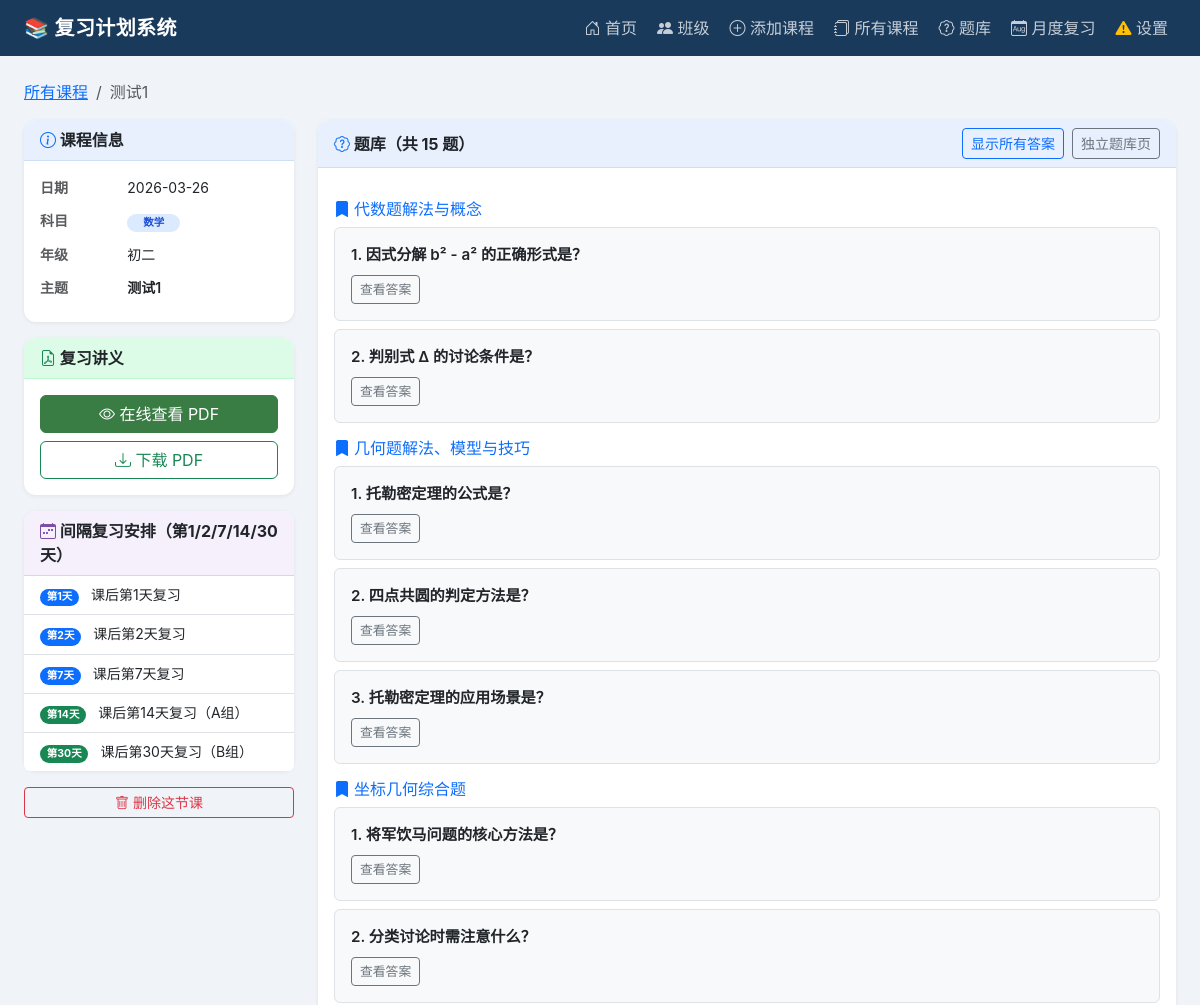
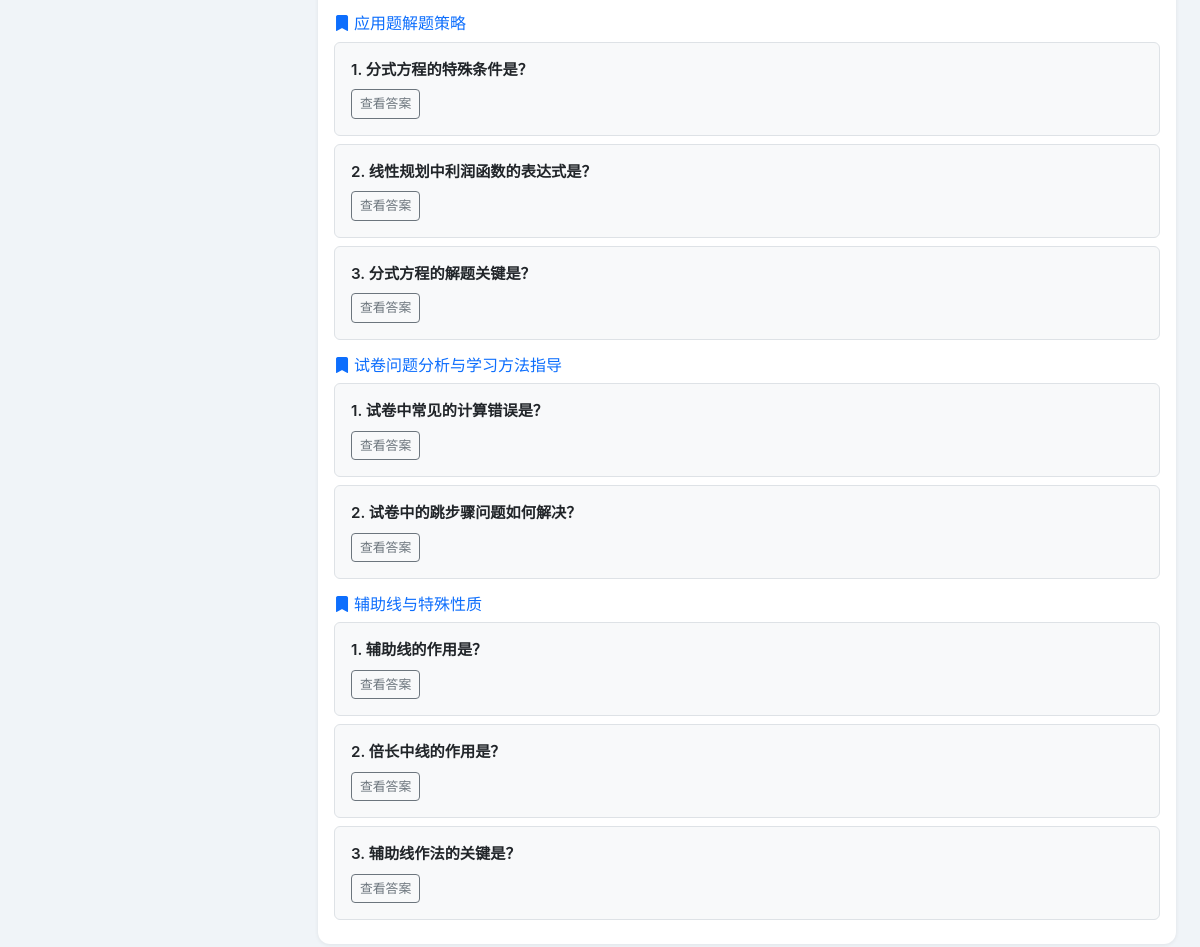
Screenshot of /lessons/9 with the database file from the repository (2 pictures, top to bottom).
### tables this page shows
CREATE TABLE lessons (
            id          INTEGER PRIMARY KEY AUTOINCREMENT,
            date        TEXT NOT NULL,
            subject     TEXT,
            grade       TEXT,
            topic       TEXT,
            summary     TEXT,
            weak_points TEXT,
            plan_json   TEXT,
            pdf_path    TEXT,
            created_at  TEXT DEFAULT (datetime('now','localtime'))
        , class_id INTEGER REFERENCES classes(id) ON DELETE SET NULL);

CREATE TABLE questions (
            id         INTEGER PRIMARY KEY AUTOINCREMENT,
            lesson_id  INTEGER NOT NULL,
            question   TEXT,
            answer     TEXT,
            category   TEXT,
            day_num    INTEGER,
            FOREIGN KEY (lesson_id) REFERENCES lessons(id)
        );

### app.py (the view)
@app.route("/lessons/<int:lesson_id>")
def lesson_detail(lesson_id):
    lesson = get_lesson(lesson_id)
    if not lesson:
        abort(404)
    questions = get_questions(lesson_id=lesson_id)
    cats = {}
    for q in questions:
        cats.setdefault(q.get("category") or "综合", []).append(q)
    plan = lesson.get("plan") or {}
    days = plan.get("days", [])
    has_answer_pdf = False
    if lesson.get("pdf_path"):
        answer_path = lesson["pdf_path"].replace(".pdf", "_答案版.pdf")
        has_answer_pdf = Path(answer_path).exists()
    return render_template(
        "lesson_detail.html",
        lesson=lesson,
        question_cats=cats,
        total_q=len(questions),
        days=days,
        has_answer_pdf=has_answer_pdf,
    )

### app.py (called while the page is built)
def get_config():
    if CFG_PATH.exists():
        with open(CFG_PATH, encoding="utf-8") as f:
            return json.load(f)
    return {}

def has_api_key():
    cfg = get_config()
    provider = cfg.get("provider", "openai")
    if provider == "deepseek":
        key = cfg.get("deepseek_api_key", "") or os.environ.get("DEEPSEEK_API_KEY", "")
    elif provider == "mimo":
        key = cfg.get("mimo_api_key", "") or os.environ.get("MIMO_API_KEY", "")
    elif provider == "n1n":
        key = cfg.get("n1n_api_key", "") or os.environ.get("N1N_API_KEY", "")
    else:
        key = cfg.get("openai_api_key", "") or os.environ.get("OPENAI_API_KEY", "")
    return bool(key.strip())

@app.context_processor
def inject_globals():
    return dict(
        has_key=has_api_key(),
        current_endpoint=request.endpoint,
        all_classes=list_classes(),
    )

### lesson_manager.py (called while the page is built, shortened)
def get_conn() -> sqlite3.Connection:
    conn = sqlite3.connect(DB_PATH)
    conn.row_factory = sqlite3.Row
    return conn

def get_lesson(lesson_id: int):
    with get_conn() as conn:
        row = conn.execute("SELECT * FROM lessons WHERE id=?", (lesson_id,)).fetchone()
        if not row:
            return None
        d = dict(row)
        if d.get("plan_json"):
            d["plan"] = json.loads(d["plan_json"])
        return d

def list_classes():
    with get_conn() as conn:
        rows = conn.execute(
            "SELECT c.*, COUNT(l.id) as lesson_count FROM classes c "
            "LEFT JOIN lessons l ON l.class_id = c.id "
            "GROUP BY c.id ORDER BY c.created_at DESC"
        ).fetchall()
        return [dict(r) for r in rows]

def get_questions(lesson_id: int = 0, month_str: str = "") -> list[dict]:
    with get_conn() as conn:
        if lesson_id:
            rows = conn.execute(
                "SELECT * FROM questions WHERE lesson_id=? ORDER BY category, id",
                (lesson_id,)
            ).fetchall()
        else:
            rows = conn.execute(
                "SELECT * FROM questions ORDER BY lesson_id, category, id"
            ).fetchall()
        return [dict(r) for r in rows]

### templates/lesson_detail.html (shortened to what this page needs)
{% extends "base.html" %}
{% block content %}
<nav aria-label="breadcrumb" class="mt-2 mb-3">
  <ol class="breadcrumb">
    <li class="breadcrumb-item">
      <a href="/lessons">所有课程</a>
    </li>
    <li class="breadcrumb-item active">
      {{ lesson.topic or ('课程 #' + lesson.id|string) }}
    </li>
  </ol>
</nav>
<div class="row g-4">
  <div class="col-xl-3 col-lg-4">
    <div class="card mb-3">
      <div class="card-header fw-bold">
        <i class="bi bi-info-circle text-primary"></i> 课程信息
      </div>
      <div class="card-body small">
        <dl class="row mb-0" style="row-gap:.25rem">
          <dt class="col-4 text-muted">日期</dt>
          <dd class="col-8">{{ lesson.date }}</dd>
          <dt class="col-4 text-muted">科目</dt>
          <dd class="col-8">
            <span class="badge rounded-pill px-3"
                  style="background:#dbeafe;color:#1d4ed8">
              {{ lesson.subject or '—' }}
            </span>
          </dd>
          <dt class="col-4 text-muted">年级</dt>
          <dd class="col-8">{{ lesson.grade or '—' }}</dd>
          <dt class="col-4 text-muted">主题</dt>
          <dd class="col-8 fw-semibold">{{ lesson.topic or '—' }}</dd>
        </dl>
      </div>
    </div>
    {% if lesson.pdf_path %}
    <div class="card mb-3">
      <div class="card-header fw-bold" style="background:#dcfce7;border-color:#bbf7d0">
        <i class="bi bi-file-earmark-pdf text-success"></i> 复习讲义
      </div>
      <div class="card-body d-grid gap-2">
        <a href="/pdf/{{ lesson.id }}" target="_blank"
           class="btn btn-success">
          <i class="bi bi-eye"></i> 在线查看 PDF
        </a>
        <a href="/pdf/download/{{ lesson.id }}"
           class="btn btn-outline-success">
          <i class="bi bi-download"></i> 下载 PDF
        </a>
      </div>
    </div>
    {% else %}
    <div class="alert alert-warning small">
      <i class="bi bi-exclamation-triangle"></i>
      本课程暂无 PDF 文件
    </div>
    {% endif %}
    {% if days %}
    <div class="card">
      <div class="card-header fw-bold" style="background:#f5f0fb;border-color:#ddd0f5">
        <i class="bi bi-calendar-week" style="color:#7b4fa8"></i> 间隔复习安排（第1/2/7/14/30天）
      </div>
      <div class="card-body p-0">
        <ul class="list-group list-group-flush rounded-bottom">
          {% for d in days %}
          <li class="list-group-item px-3 py-2 small">
            <span class="badge me-2
              {{ 'text-bg-primary' if d.type=='day1' else 'text-bg-success' }}
              rounded-pill">
              第{{ d.day }}天
            </span>
            {{ d.get('theme', d.get('label','')) }}
          </li>
          {% endfor %}
        </ul>
      </div>
    </div>
    {% endif %}
    <div class="mt-3">
      <form method="POST"
            action="/lessons/{{ lesson.id }}/delete"
            onsubmit="return confirm('确定删除这节课？这将同时删除对应 PDF 文件，无法撤销。')">
        <button type="submit" class="btn btn-outline-danger btn-sm w-100">
          <i class="bi bi-trash"></i> 删除这节课
        </button>
      </form>
    </div>
  </div>
  <div class="col-xl-9 col-lg-8">
    {% if question_cats %}
    <div class="card">
      <div class="card-header fw-bold d-flex justify-content-between align-items-center">
        <span>
          <i class="bi bi-patch-question text-primary"></i>
          题库（共 {{ total_q }} 题）
        </span>
        <div class="d-flex gap-2">
          <button class="btn btn-sm btn-outline-primary"
                  id="toggleAllAnswers">
            显示所有答案
          </button>
          <a href="/quiz?lesson_id={{ lesson.id }}"
             class="btn btn-sm btn-outline-secondary">
            独立题库页
          </a>
        </div>
      </div>
      <div class="card-body">
        {% for cat, qs in question_cats.items() %}
        <h6 class="text-primary mt-3 mb-2">
          <i class="bi bi-bookmark-fill me-1"></i>{{ cat }}
        </h6>
        {% for q in qs %}
        <div class="border rounded p-3 mb-2 bg-light">
          <div class="fw-semibold mb-1" style="font-size:.95rem">
            {{ loop.index }}. {{ q.question }}
          </div>
          <button class="btn btn-sm btn-outline-secondary toggle-answer mt-1"
                  style="font-size:.8rem">
            查看答案
          </button>
        </div>
        {% endfor %}
        {% endfor %}
      </div>
    </div>
    {% endif %}
  </div>
</div>
{% endblock %}

### templates/base.html (style rules this page uses)
:root { --brand: #1a3a5c; --brand2: #2e6da4; --accent: #3a7d44; }
body { background: #f0f4f8; font-family: -apple-system, "PingFang SC", "Helvetica Neue", sans-serif; color: #1e293b; }
.card { border: none; border-radius: 12px; box-shadow: 0 1px 4px rgba(0,0,0,.07); }
.card-header { border-radius: 12px 12px 0 0 !important; background: #e8f0fe; border-bottom: 1px solid #d0def5; }
.btn-success { background: var(--accent); border-color: var(--accent); }

### rows the page displays
lessons: topic "测试1", date "2026-03-26", subject "数学", grade "初二"
questions: category "代数题解法与概念", question "因式分解 b² - a² 的正确形式是？"
questions: question "判别式 Δ 的讨论条件是？"
questions: category "几何题解法、模型与技巧", question "托勒密定理的公式是？"
questions: question "四点共圆的判定方法是？"
questions: question "托勒密定理的应用场景是？"
questions: category "坐标几何综合题", question "将军饮马问题的核心方法是？"
questions: question "分类讨论时需注意什么？"
questions: category "应用题解题策略", question "分式方程的特殊条件是？"
questions: question "线性规划中利润函数的表达式是？"
questions: question "分式方程的解题关键是？"
questions: category "试卷问题分析与学习方法指导", question "试卷中常见的计算错误是？"
questions: question "试卷中的跳步骤问题如何解决？"
questions: category "辅助线与特殊性质", question "辅助线的作用是？"
questions: question "倍长中线的作用是？"
questions: question "辅助线作法的关键是？"

### other values shown
{{ d.day }} "1" "2" "7" "14" "30"
{{ d.get('theme', d.get('label','')) }} "课后第1天复习" "课后第2天复习" "课后第7天复习" "课后第14天复习（A组）" "课后第30天复习（B组）"
{{ total_q }} "15"
